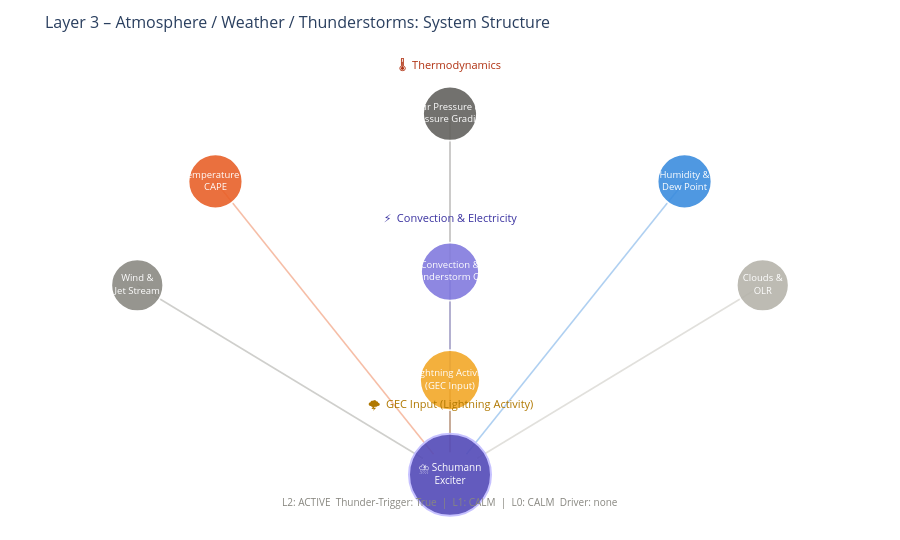

The notebook cell this image was saved under:
### Markdown cell above
---
## 1. System Structure: The Elements of Layer 3

### Code cell
elements = [
    {'name': 'Air Pressure &<br>Pressure Gradient', 'x': 0.50, 'y': 0.92, 'color': '#5F5E5A', 'sz': 54},
    {'name': 'Temperature &<br>CAPE',          'x': 0.20, 'y': 0.77, 'color': '#E85D24', 'sz': 54},
    {'name': 'Humidity &<br>Dew Point',         'x': 0.80, 'y': 0.77, 'color': '#378ADD', 'sz': 54},
    {'name': 'Wind &<br>Jet Stream',            'x': 0.10, 'y': 0.54, 'color': '#888780', 'sz': 52},
    {'name': 'Convection &<br>Thunderstorm Cells', 'x': 0.50, 'y': 0.57, 'color': '#7F77DD', 'sz': 58},
    {'name': 'Clouds &<br>OLR',               'x': 0.90, 'y': 0.54, 'color': '#B4B2A9', 'sz': 52},
    {'name': 'Lightning Activity<br>(GEC Input)', 'x': 0.50, 'y': 0.33, 'color': '#F2A623', 'sz': 60},
]
core = {'x': 0.50, 'y': 0.12}

fig = go.Figure()
for el in elements:
    dx = core['x'] - el['x']; dy = core['y'] - el['y']
    dist = math.sqrt(dx**2 + dy**2)
    t = 0.05 / dist
    fig.add_trace(go.Scatter(
        x=[el['x'], core['x'] - dx*t], y=[el['y'], core['y'] - dy*t],
        mode='lines', line=dict(color=el['color'], width=1.6), opacity=0.4,
        showlegend=False, hoverinfo='skip'
    ))

fig.add_trace(go.Scatter(
    x=[core['x']], y=[core['y']], mode='markers+text',
    marker=dict(size=82, color='#534AB7', opacity=0.90, line=dict(color='#C0BBFF', width=2)),
    text=['⛈️ Schumann<br>Exciter'], textposition='middle center',
    textfont=dict(size=10, color='white'), showlegend=False, hoverinfo='skip'
))
for el in elements:
    fig.add_trace(go.Scatter(
        x=[el['x']], y=[el['y']], mode='markers+text',
        marker=dict(size=el['sz'], color=el['color'], opacity=0.88,
                    line=dict(color='white', width=1.8)),
        text=[el['name']], textposition='middle center',
        textfont=dict(size=9.5, color='white'), showlegend=False,
        hovertemplate=el['name'].replace('<br>',' ') + '<extra></extra>'
    ))

for txt, px, py, col in [
    ('🌡️  Thermodynamics',             0.50, 1.00, '#B03010'),
    ('⚡  Convection & Electricity',   0.50, 0.65, '#3A32A0'),
    ('🌩️  GEC Input (Lightning Activity)', 0.50, 0.23, '#B07800'),
]:
    fig.add_annotation(x=px, y=py, text=txt, showarrow=False,
                       xref='paper', yref='paper', font=dict(size=11, color=col))

# Layer-Kontext
ctx_parts = []
if layer2: ctx_parts.append(f'L2: {layer2["level"].upper()}  Thunder-Trigger: {l2_thunder}')
if layer1: ctx_parts.append(f'L1: {layer1["level"].upper()}')
if layer0: ctx_parts.append(f'L0: {layer0["level"].upper()}  Driver: {layer0.get("dominant_driver","–")}')
if ctx_parts:
    fig.add_annotation(x=0.5, y=0.02, text='  |  '.join(ctx_parts), showarrow=False,
                       xref='paper', yref='paper', font=dict(size=10, color='#888780'))

fig.update_layout(
    title=dict(text='Layer 3 – Atmosphere / Weather / Thunderstorms: System Structure', font=dict(size=16)),
    xaxis=dict(showgrid=False, zeroline=False, visible=False, range=[-0.05, 1.05]),
    yaxis=dict(showgrid=False, zeroline=False, visible=False, range=[0.02, 1.05]),
    plot_bgcolor='rgba(0,0,0,0)', paper_bgcolor='rgba(0,0,0,0)',
    height=540, margin=dict(l=20, r=20, t=55, b=20)
)
fig.show()

### Figure 1 — Plotly figure (JSON) as saved in the notebook; plotly's stock layout.template omitted (floating-point values rounded to 4 significant figures)
{"data": [{"hoverinfo": "skip", "line": {"color": "#5F5E5A", "width": 1.6}, "mode": "lines", "opacity": 0.4, "showlegend": false, "type": "scatter", "x": [0.5, 0.5], "y": [0.92, 0.17]}, {"hoverinfo": "skip", "line": {"color": "#E85D24", "width": 1.6}, "mode": "lines", "opacity": 0.4, "showlegend": false, "type": "scatter", "x": [0.2, 0.479], "y": [0.77, 0.1654]}, {"hoverinfo": "skip", "line": {"color": "#378ADD", "width": 1.6}, "mode": "lines", "opacity": 0.4, "showlegend": false, "type": "scatter", "x": [0.8, 0.521], "y": [0.77, 0.1654]}, {"hoverinfo": "skip", "line": {"color": "#888780", "width": 1.6}, "mode": "lines", "opacity": 0.4, "showlegend": false, "type": "scatter", "x": [0.1, 0.4655], "y": [0.54, 0.1562]}, {"hoverinfo": "skip", "line": {"color": "#7F77DD", "width": 1.6}, "mode": "lines", "opacity": 0.4, "showlegend": false, "type": "scatter", "x": [0.5, 0.5], "y": [0.57, 0.17]}, {"hoverinfo": "skip", "line": {"color": "#B4B2A9", "width": 1.6}, "mode": "lines", "opacity": 0.4, "showlegend": false, "type": "scatter", "x": [0.9, 0.5345], "y": [0.54, 0.1562]}, {"hoverinfo": "skip", "line": {"color": "#F2A623", "width": 1.6}, "mode": "lines", "opacity": 0.4, "showlegend": false, "type": "scatter", "x": [0.5, 0.5], "y": [0.33, 0.17]}, {"hoverinfo": "skip", "marker": {"color": "#534AB7", "line": {"color": "#C0BBFF", "width": 2}, "opacity": 0.9, "size": 82}, "mode": "markers+text", "showlegend": false, "text": ["⛈️ Schumann<br>Exciter"], "textfont": {"color": "white", "size": 10}, "textposition": "middle center", "type": "scatter", "x": [0.5], "y": [0.12]}, {"hovertemplate": "Air Pressure & Pressure Gradient<extra></extra>", "marker": {"color": "#5F5E5A", "line": {"color": "white", "width": 1.8}, "opacity": 0.88, "size": 54}, "mode": "markers+text", "showlegend": false, "text": ["Air Pressure &<br>Pressure Gradient"], "textfont": {"color": "white", "size": 9.5}, "textposition": "middle center", "type": "scatter", "x": [0.5], "y": [0.92]}, {"hovertemplate": "Temperature & CAPE<extra></extra>", "marker": {"color": "#E85D24", "line": {"color": "white", "width": 1.8}, "opacity": 0.88, "size": 54}, "mode": "markers+text", "showlegend": false, "text": ["Temperature &<br>CAPE"], "textfont": {"color": "white", "size": 9.5}, "textposition": "middle center", "type": "scatter", "x": [0.2], "y": [0.77]}, {"hovertemplate": "Humidity & Dew Point<extra></extra>", "marker": {"color": "#378ADD", "line": {"color": "white", "width": 1.8}, "opacity": 0.88, "size": 54}, "mode": "markers+text", "showlegend": false, "text": ["Humidity &<br>Dew Point"], "textfont": {"color": "white", "size": 9.5}, "textposition": "middle center", "type": "scatter", "x": [0.8], "y": [0.77]}, {"hovertemplate": "Wind & Jet Stream<extra></extra>", "marker": {"color": "#888780", "line": {"color": "white", "width": 1.8}, "opacity": 0.88, "size": 52}, "mode": "markers+text", "showlegend": false, "text": ["Wind &<br>Jet Stream"], "textfont": {"color": "white", "size": 9.5}, "textposition": "middle center", "type": "scatter", "x": [0.1], "y": [0.54]}, {"hovertemplate": "Convection & Thunderstorm Cells<extra></extra>", "marker": {"color": "#7F77DD", "line": {"color": "white", "width": 1.8}, "opacity": 0.88, "size": 58}, "mode": "markers+text", "showlegend": false, "text": ["Convection &<br>Thunderstorm Cells"], "textfont": {"color": "white", "size": 9.5}, "textposition": "middle center", "type": "scatter", "x": [0.5], "y": [0.57]}, {"hovertemplate": "Clouds & OLR<extra></extra>", "marker": {"color": "#B4B2A9", "line": {"color": "white", "width": 1.8}, "opacity": 0.88, "size": 52}, "mode": "markers+text", "showlegend": false, "text": ["Clouds &<br>OLR"], "textfont": {"color": "white", "size": 9.5}, "textposition": "middle center", "type": "scatter", "x": [0.9], "y": [0.54]}, {"hovertemplate": "Lightning Activity (GEC Input)<extra></extra>", "marker": {"color": "#F2A623", "line": {"color": "white", "width": 1.8}, "opacity": 0.88, "size": 60}, "mode": "markers+text", "showlegend": false, "text": ["Lightning Activity<br>(GEC Input)"], "textfont": {"color": "white", "size": 9.5}, "textposition": "middle center", "type": "scatter", "x": [0.5], "y": [0.33]}], "layout": {"annotations": [{"font": {"color": "#B03010", "size": 11}, "showarrow": false, "text": "🌡️  Thermodynamics", "x": 0.5, "xref": "paper", "y": 1.0, "yref": "paper"}, {"font": {"color": "#3A32A0", "size": 11}, "showarrow": false, "text": "⚡  Convection & Electricity", "x": 0.5, "xref": "paper", "y": 0.65, "yref": "paper"}, {"font": {"color": "#B07800", "size": 11}, "showarrow": false, "text": "🌩️  GEC Input (Lightning Activity)", "x": 0.5, "xref": "paper", "y": 0.23, "yref": "paper"}, {"font": {"color": "#888780", "size": 10}, "showarrow": false, "text": "L2: ACTIVE  Thunder-Trigger: True  |  L1: CALM  |  L0: CALM  Driver: none", "x": 0.5, "xref": "paper", "y": 0.02, "yref": "paper"}], "height": 540, "margin": {"b": 20, "l": 20, "r": 20, "t": 55}, "paper_bgcolor": "rgba(0,0,0,0)", "plot_bgcolor": "rgba(0,0,0,0)", "title": {"font": {"size": 16}, "text": "Layer 3 – Atmosphere / Weather / Thunderstorms: System Structure"}, "xaxis": {"range": [-0.05, 1.05], "showgrid": false, "visible": false, "zeroline": false}, "yaxis": {"range": [0.02, 1.05], "showgrid": false, "visible": false, "zeroline": false}}}
